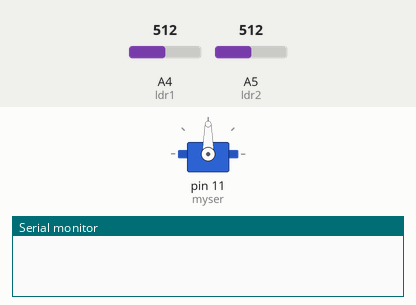
Recording of a sketch running on a simulated Arduino Uno, built with avr-gcc and run on an emulated ATmega328P. On the bench: servo, the last lines printed to the serial monitor. The test bench sets the inputs (shaded band); at power-on: A4 (ldr1) = 512, A5 (ldr2) = 512.

Above: at 1.2 s.
1.3 s: A4 (ldr1) set to 240
2.8 s: A4 (ldr1) set to 214
At 4.9 s:
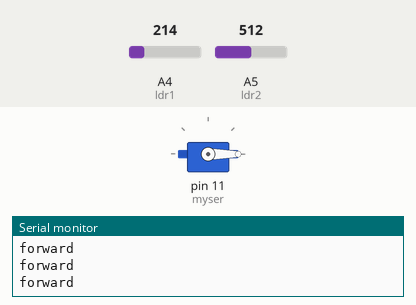
5.2 s: A4 (ldr1) set to 792
6.7 s: A4 (ldr1) set to 810
At 9.1 s:
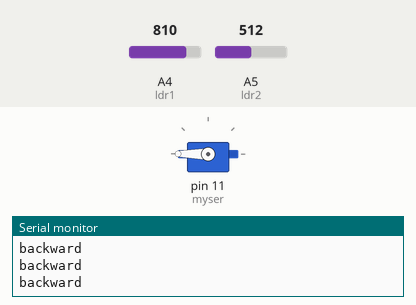
9.7 s: A4 (ldr1) set to 170
At 9.86 s:
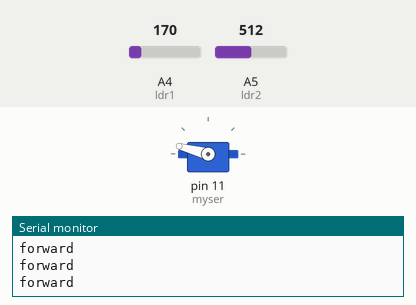
Timing chart, 0 to 13.1 s (numbered marks = the images above; inputs shaded):
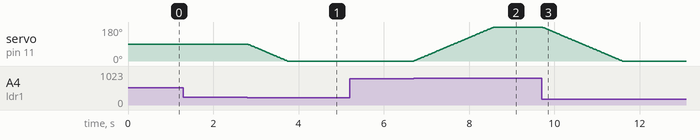

Measured:
- the behaviour switches between 228 and 227 on A4 (ldr1) (found by bisection; images 0 and 1)
- the behaviour switches between 801 and 802 on A4 (ldr1) (found by bisection; images 1 and 2)
- after the input at 1.3 s, every drawn part: stays the same
- after the input at 2.8 s, servo on pin 11 (myser): moves from 90° to 0° over 0.93 s, starting at once
- after the input at 5.2 s, every drawn part: stays the same
- after the input at 6.7 s, servo on pin 11 (myser): moves from 0° to 180° over 1.9 s, starting at once
- after the input at 9.7 s, servo on pin 11 (myser): moves from 180° to 0° over 1.9 s, starting at once

The sketch:

SmartSolar.ino
```cpp
#include <Servo.h>

Servo myser;
int ldr1 = 4;
int ldr2 = 5;
int val1;
int val2;
int pos=90;

void setup()
{
  myser.attach(11);
  Serial.begin(9600);
  myser.write(pos);
}


void loop()
{
  val1 = analogRead(ldr1);
  val2 = analogRead(ldr2);
  val1 = map(val1, 0, 1023, 0, 180);
  val2 = map(val2, 0, 1023, 0, 180);
  if(val1 > (val2+50))
  {
    if(pos<180)
     pos=pos+1;
    myser.write(pos);
    Serial.println("backward");
    delay(10);
  }
  else if(val2 > (val1+50))
  {
    if(pos>0)
     pos=pos-1;
    myser.write(pos);
    Serial.println("forward");
    delay(10);
  }

}
```
